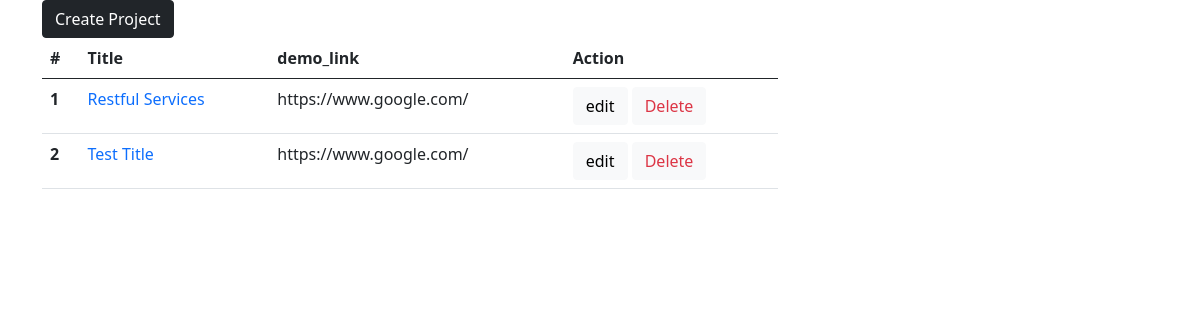
The page /list-projects/ on the database as committed earlier.
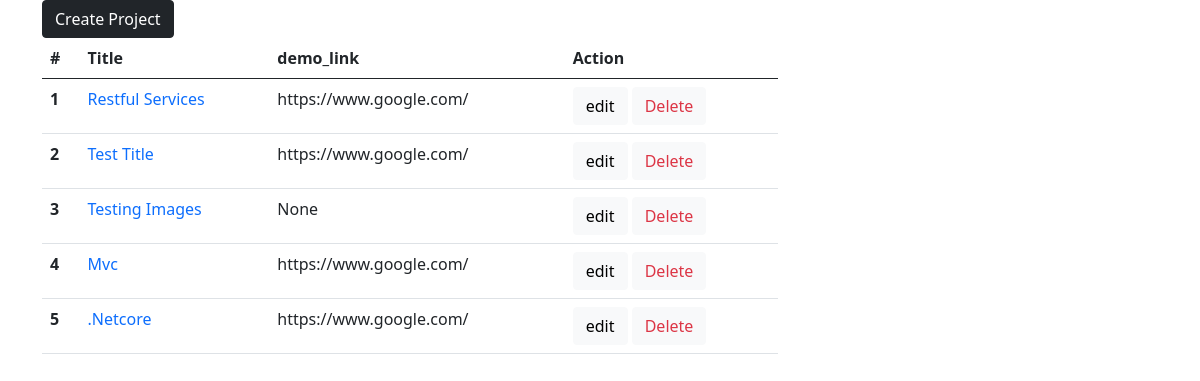
The same page on the database as committed later.
### projects/models.py (models this page shows, shortened)
class Project(models.Model):
    title = models.CharField(max_length=200)
    description = models.TextField(null=True,blank=True)
    demo_link = models.CharField(max_length=200, null=True, blank=True)
    source_link = models.CharField(max_length=200, null=True, blank=True)
    featured_image = models.ImageField(upload_to="featured_images", blank=True, null=True, default="default.jpg")
    tags = models.ManyToManyField('Tag', blank=True)
    vote_total = models.IntegerField(default=0, null=True, blank=True)
    vote_ratio = models.IntegerField(default=0, null=True, blank=True)
    created= models.DateTimeField(auto_now_add=True)
    id = models.UUIDField(default=uuid.uuid4, unique=True, primary_key=True, editable=False)

### projects/views.py (the view)
# urls.py: path("list-projects/",list_projects,name="list_projects"),
def list_projects(request):
    list_projects = Project.objects.all()
    context = {'list_projects':list_projects}
    return render(request,'projects/list_projects.html',context )

### templates/projects/list_projects.html
{% extends 'base.html' %}
{% block content %}
<div class="container">
  <div class="row">
  <div class="col-md-8">
<a href="{% url 'create_project' %}" class="btn btn-dark">Create Project</a>
  <table class="table">
  <thead>
    <tr>
      <th scope="col">#</th>
      <th scope="col">Title</th>
      <th scope="col">demo_link </th>
      <th scope="col">Action</th>
    </tr>
  </thead>
  <tbody>
    {% for each in list_projects %}
    <tr>
      <th scope="row">   {{forloop.counter }}</th>
      <td> <a class="text-decoration-none" href="{% url 'project_detail' each.id %}"> {{each.title| title}} </a> </td>
      <td>{{each.demo_link}}</td>
      <td>
       <a class="btn btn-light text-decoration-none" href="{% url 'edit_project' each.id %}"> edit </a>
       <a class="btn btn-light text-decoration-none text-danger" onclick="return confirm('Are you sure?')" href="{% url 'delete_project' each.id %}"> Delete </a>
      </td>
    </tr>
    {% endfor %}
  </tbody>
</table>
    </div>
  </div>
</div>
{% endblock %}

### templates/base.html (shortened to what this page needs)
<!doctype html>
<html lang="en">
  <head>
    <link href="https://cdn.jsdelivr.net/npm/bootstrap@5.0.2/dist/css/bootstrap.min.css" rel="stylesheet">
  </head>
  <body>
    {% block content %}
    {% endblock %}
  </body>
</html>

Rows that differ between the two databases and show on the page:
added Project: title "Testing Images", demo_link "None"
added Project: title "Mvc", demo_link "https://www.google.com/"
added Project: title ".Netcore", demo_link "https://www.google.com/"
